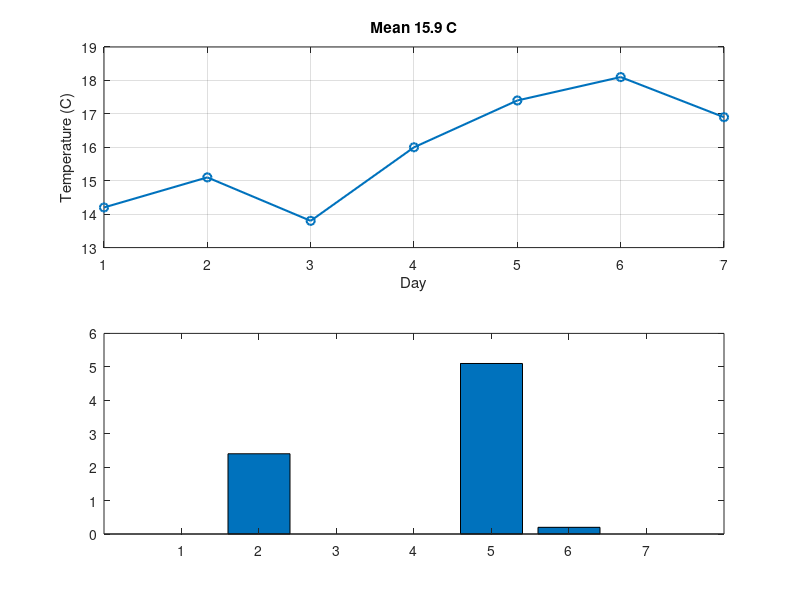

Write the MATLAB code that produced this figure. (Note: this script raises an error after producing the figure.)
% R1_PLOT_REPORT  Plot the weekly temperature table and save it.
% Figures are created off-screen in the saving step.

%{
Layout: two panels, a daily line and a weekly bar chart.
The data is generated, not loaded, so the script runs anywhere.
%}

days = 1:7;
temps = [14.2 15.1 13.8 16.0 17.4 18.1 16.9];
rain  = [0 2.4 0 0 5.1 0.2 0];

fig = figure('Name', 'Weekly report', 'Visible', 'off');
subplot(2, 1, 1)
plot(days, temps, '-o', 'LineWidth', 1.5);
grid on
xlabel('Day'); ylabel('Temperature (C)')
title(sprintf('Mean %.1f C', mean(temps)))

subplot(2, 1, 2)
bar(days, rain)
ax = gca;
ax.XTick = days;
ax.XTickLabel = {'Mon', 'Tue', 'Wed', 'Thu', 'Fri', 'Sat', 'Sun'};

total_rain = sum(rain) ...
    + 0;   % continued statement
legend('Rain', 'Location', 'northwest')

outFile = fullfile(tempdir, 'weekly_report.png');
saveas(fig, outFile)
close(fig)

wetDays = find(rain > 0);
fprintf('wet days: %s\n', mat2str(wetDays))
dryFraction = 1 - numel(wetDays) / numel(days)

hi = max(temps);
[~, hiDay] = max(temps);
text_out = ['Hottest day was ' num2str(hiDay) ...
            ' at ' num2str(hi) ' C'];
disp(text_out)

color = [0.2 0.4 0.6];
set(gca, 'Color', color);
hold on
hold off
